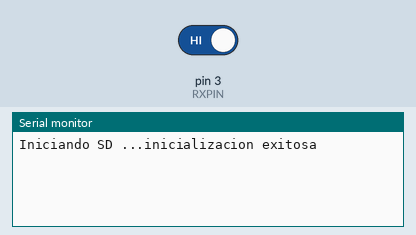
Simulated run of this sketch. Board: Arduino Uno, built with avr-gcc and run on an emulated ATmega328P. On the bench: the last lines printed to the serial monitor. The inputs (shaded band) are chosen by the test bench; at power-on: pin 3 (RXPIN) HIGH. Storage starts empty.

Above: at 1.2 s.
1.3 s: pin 3 (RXPIN) driven LOW
At 2.1 s:
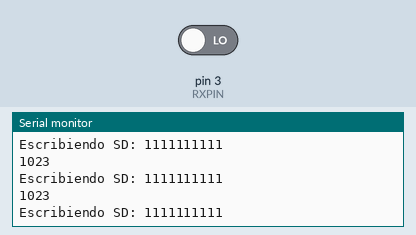
2.8 s: pin 3 (RXPIN) driven HIGH
At 3.7 s:
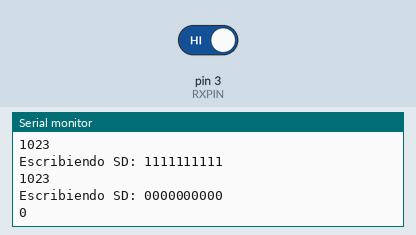

The sketch:

Receptor_Escritura.ino
```cpp
#include <SD.h>
#define RXPIN 3
#define UMBRAL 10

//int ambientelectura = 0;

File myFile;
void setup() {
  // put your setup code here, to run once:
  pinMode(RXPIN, INPUT);
  Serial.begin(9600);
  //ambientelectura = analogRead(RXPIN);
  Serial.print("Iniciando SD ...");
  if (!SD.begin(4)) {
    Serial.println("No se pudo inicializar");
    return;
  }
  Serial.println("inicializacion exitosa");
}

void loop() {
  // put your main code here, to run repeatedly:
  int lectura = digitalRead(RXPIN);
  int bits[10];
  myFile = SD.open("dataRX.txt", FILE_WRITE);//abrimos  el archivo
  int val=0;

  // Escuchando el bit de inicio
  //LOW xq cuando llega luz laser muestra cero
   if(lectura == LOW ){
    for(int i =0; i<10; i++){

      if(digitalRead(RXPIN)== LOW){
        bits[i]=1;
      }
      else{
        bits[i]=0;
      }
      //delay(10);
      delayMicroseconds(85);
    }

    if (myFile) {
      Serial.print("Escribiendo SD: ");

        // lee los valores
      myFile.print(lectura);
      myFile.close(); //cerramos el archivo
    } else {
      Serial.println("Error al abrir el archivo");
    }

    for(int i=0; i<10; i++){
      Serial.print( bits[i]);
      val = val * 2 + ( bits[i]);
      //Serial.println("");
    }
    Serial.println("");
    Serial.println(val);

    for(int i=0; i<10; i++){
      bits[i]=0;
    }
  }

 //delay(1);
}
```

Measured:
- after the input at 1.3 s, the serial monitor: prints a new line at once (image 1)
- after the input at 2.8 s, the serial monitor: prints a new line after 0.06 s (image 2)
